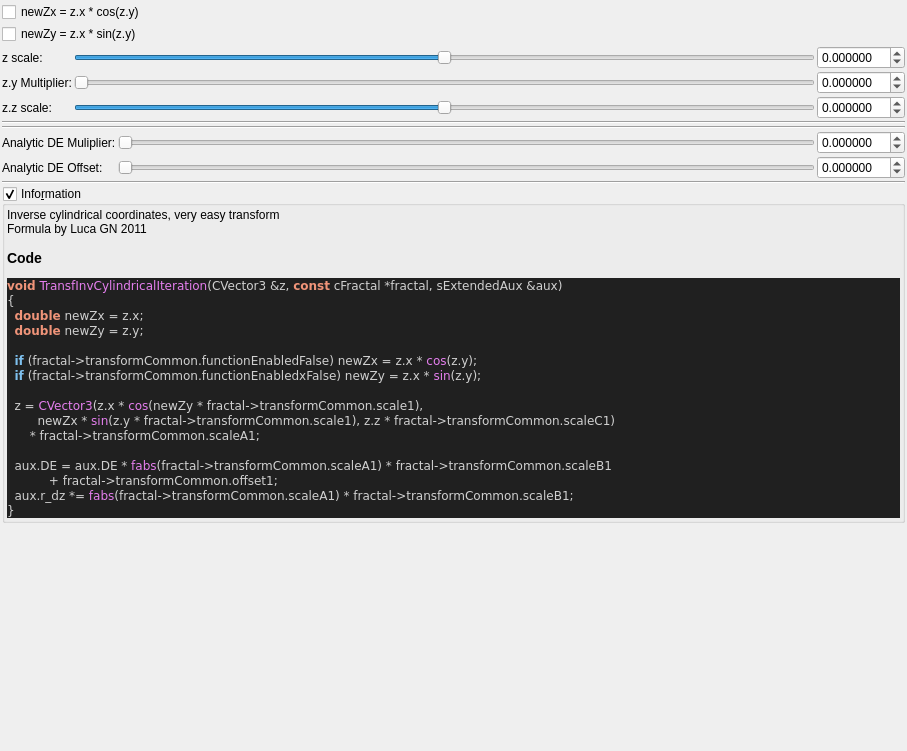
<?xml version="1.0" encoding="UTF-8"?>
<ui version="4.0">
 <class>transf_inv_cylindrical</class>
 <widget class="QWidget" name="Form">
  <property name="geometry">
   <rect>
    <x>0</x>
    <y>0</y>
    <width>907</width>
    <height>751</height>
   </rect>
  </property>
  <property name="windowTitle">
   <string notr="true">transf_inv_cylindrical</string>
  </property>
  <layout class="QVBoxLayout" name="verticalLayout">
   <property name="spacing">
    <number>2</number>
   </property>
   <property name="leftMargin">
    <number>2</number>
   </property>
   <property name="topMargin">
    <number>2</number>
   </property>
   <property name="rightMargin">
    <number>2</number>
   </property>
   <property name="bottomMargin">
    <number>2</number>
   </property>
   <item>
    <layout class="QGridLayout" name="gridLayout_44">
     <property name="spacing">
      <number>2</number>
     </property>
     <item row="6" column="0" colspan="3">
      <widget class="Line" name="line_33">
       <property name="orientation">
        <enum>Qt::Horizontal</enum>
       </property>
      </widget>
     </item>
     <item row="2" column="0">
      <widget class="QLabel" name="label_112">
       <property name="text">
        <string>z scale:</string>
       </property>
      </widget>
     </item>
     <item row="1" column="0" colspan="2">
      <widget class="QCheckBox" name="checkBox_transf_function_enabledx_false">
       <property name="text">
        <string notr="true">newZy = z.x * sin(z.y)</string>
       </property>
      </widget>
     </item>
     <item row="0" column="0" colspan="2">
      <widget class="QCheckBox" name="checkBox_transf_function_enabled_false">
       <property name="text">
        <string notr="true">newZx = z.x * cos(z.y)</string>
       </property>
      </widget>
     </item>
     <item row="2" column="1">
      <widget class="QSlider" name="slider_transf_scaleA_1">
       <property name="sizePolicy">
        <sizepolicy hsizetype="Expanding" vsizetype="Maximum">
         <horstretch>0</horstretch>
         <verstretch>0</verstretch>
        </sizepolicy>
       </property>
       <property name="minimum">
        <number>-10000000</number>
       </property>
       <property name="maximum">
        <number>10000000</number>
       </property>
       <property name="value">
        <number>0</number>
       </property>
       <property name="sliderPosition">
        <number>0</number>
       </property>
       <property name="orientation">
        <enum>Qt::Horizontal</enum>
       </property>
      </widget>
     </item>
     <item row="3" column="0">
      <widget class="QLabel" name="label_113">
       <property name="text">
        <string>z.y Multiplier:</string>
       </property>
      </widget>
     </item>
     <item row="3" column="1">
      <widget class="QSlider" name="slider_transf_scale_1">
       <property name="sizePolicy">
        <sizepolicy hsizetype="Expanding" vsizetype="Maximum">
         <horstretch>0</horstretch>
         <verstretch>0</verstretch>
        </sizepolicy>
       </property>
       <property name="minimum">
        <number>0</number>
       </property>
       <property name="maximum">
        <number>1000000</number>
       </property>
       <property name="value">
        <number>0</number>
       </property>
       <property name="sliderPosition">
        <number>0</number>
       </property>
       <property name="orientation">
        <enum>Qt::Horizontal</enum>
       </property>
      </widget>
     </item>
     <item row="2" column="2">
      <widget class="MyDoubleSpinBox" name="spinbox_transf_scaleA_1">
       <property name="sizePolicy">
        <sizepolicy hsizetype="Minimum" vsizetype="Maximum">
         <horstretch>0</horstretch>
         <verstretch>0</verstretch>
        </sizepolicy>
       </property>
       <property name="prefix">
        <string/>
       </property>
       <property name="suffix">
        <string/>
       </property>
       <property name="decimals">
        <number>6</number>
       </property>
       <property name="minimum">
        <double>-99.989999999999995</double>
       </property>
       <property name="maximum">
        <double>99.989999999999995</double>
       </property>
       <property name="singleStep">
        <double>0.100000000000000</double>
       </property>
      </widget>
     </item>
     <item row="5" column="0" colspan="3">
      <widget class="Line" name="line_30">
       <property name="orientation">
        <enum>Qt::Horizontal</enum>
       </property>
      </widget>
     </item>
     <item row="3" column="2">
      <widget class="MyDoubleSpinBox" name="spinbox_transf_scale_1">
       <property name="sizePolicy">
        <sizepolicy hsizetype="Minimum" vsizetype="Maximum">
         <horstretch>0</horstretch>
         <verstretch>0</verstretch>
        </sizepolicy>
       </property>
       <property name="prefix">
        <string/>
       </property>
       <property name="suffix">
        <string/>
       </property>
       <property name="decimals">
        <number>6</number>
       </property>
       <property name="minimum">
        <double>-99.989999999999995</double>
       </property>
       <property name="maximum">
        <double>99.989999999999995</double>
       </property>
       <property name="singleStep">
        <double>0.100000000000000</double>
       </property>
      </widget>
     </item>
     <item row="4" column="0">
      <widget class="QLabel" name="label_114">
       <property name="text">
        <string>z.z scale:</string>
       </property>
      </widget>
     </item>
     <item row="4" column="2">
      <widget class="MyDoubleSpinBox" name="spinbox_transf_scaleC_1">
       <property name="sizePolicy">
        <sizepolicy hsizetype="Minimum" vsizetype="Maximum">
         <horstretch>0</horstretch>
         <verstretch>0</verstretch>
        </sizepolicy>
       </property>
       <property name="prefix">
        <string/>
       </property>
       <property name="suffix">
        <string/>
       </property>
       <property name="decimals">
        <number>6</number>
       </property>
       <property name="minimum">
        <double>-99.989999999999995</double>
       </property>
       <property name="maximum">
        <double>99.989999999999995</double>
       </property>
       <property name="singleStep">
        <double>0.100000000000000</double>
       </property>
      </widget>
     </item>
     <item row="4" column="1">
      <widget class="QSlider" name="slider_transf_scaleC_1">
       <property name="sizePolicy">
        <sizepolicy hsizetype="Expanding" vsizetype="Maximum">
         <horstretch>0</horstretch>
         <verstretch>0</verstretch>
        </sizepolicy>
       </property>
       <property name="minimum">
        <number>-10000000</number>
       </property>
       <property name="maximum">
        <number>10000000</number>
       </property>
       <property name="value">
        <number>0</number>
       </property>
       <property name="sliderPosition">
        <number>0</number>
       </property>
       <property name="orientation">
        <enum>Qt::Horizontal</enum>
       </property>
      </widget>
     </item>
    </layout>
   </item>
   <item>
    <layout class="QGridLayout" name="gridLayout">
     <item row="1" column="0">
      <widget class="QLabel" name="label_105">
       <property name="font">
        <font>
         <weight>50</weight>
         <bold>false</bold>
        </font>
       </property>
       <property name="text">
        <string>Analytic DE Muliplier:</string>
       </property>
      </widget>
     </item>
     <item row="1" column="1">
      <widget class="QSlider" name="slider_transf_scaleB_1">
       <property name="sizePolicy">
        <sizepolicy hsizetype="Expanding" vsizetype="Maximum">
         <horstretch>0</horstretch>
         <verstretch>0</verstretch>
        </sizepolicy>
       </property>
       <property name="minimum">
        <number>0</number>
       </property>
       <property name="maximum">
        <number>2000000</number>
       </property>
       <property name="value">
        <number>0</number>
       </property>
       <property name="sliderPosition">
        <number>0</number>
       </property>
       <property name="orientation">
        <enum>Qt::Horizontal</enum>
       </property>
      </widget>
     </item>
     <item row="1" column="2">
      <widget class="MyDoubleSpinBox" name="spinbox_transf_scaleB_1">
       <property name="sizePolicy">
        <sizepolicy hsizetype="Minimum" vsizetype="Maximum">
         <horstretch>0</horstretch>
         <verstretch>0</verstretch>
        </sizepolicy>
       </property>
       <property name="font">
        <font>
         <weight>50</weight>
         <bold>false</bold>
        </font>
       </property>
       <property name="prefix">
        <string/>
       </property>
       <property name="suffix">
        <string/>
       </property>
       <property name="decimals">
        <number>6</number>
       </property>
       <property name="minimum">
        <double>-99.000000000000000</double>
       </property>
       <property name="maximum">
        <double>99.000000000000000</double>
       </property>
       <property name="singleStep">
        <double>0.100000000000000</double>
       </property>
      </widget>
     </item>
     <item row="2" column="2">
      <widget class="MyDoubleSpinBox" name="spinbox_transf_offset_1">
       <property name="sizePolicy">
        <sizepolicy hsizetype="Minimum" vsizetype="Maximum">
         <horstretch>0</horstretch>
         <verstretch>0</verstretch>
        </sizepolicy>
       </property>
       <property name="font">
        <font>
         <weight>50</weight>
         <bold>false</bold>
        </font>
       </property>
       <property name="prefix">
        <string/>
       </property>
       <property name="suffix">
        <string/>
       </property>
       <property name="decimals">
        <number>6</number>
       </property>
       <property name="minimum">
        <double>-99.000000000000000</double>
       </property>
       <property name="maximum">
        <double>99.000000000000000</double>
       </property>
       <property name="singleStep">
        <double>0.100000000000000</double>
       </property>
      </widget>
     </item>
     <item row="2" column="1">
      <widget class="QSlider" name="slider_transf_offset_1">
       <property name="sizePolicy">
        <sizepolicy hsizetype="Expanding" vsizetype="Maximum">
         <horstretch>0</horstretch>
         <verstretch>0</verstretch>
        </sizepolicy>
       </property>
       <property name="minimum">
        <number>0</number>
       </property>
       <property name="maximum">
        <number>2000000</number>
       </property>
       <property name="value">
        <number>0</number>
       </property>
       <property name="sliderPosition">
        <number>0</number>
       </property>
       <property name="orientation">
        <enum>Qt::Horizontal</enum>
       </property>
      </widget>
     </item>
     <item row="2" column="0">
      <widget class="QLabel" name="label_106">
       <property name="font">
        <font>
         <weight>50</weight>
         <bold>false</bold>
        </font>
       </property>
       <property name="text">
        <string>Analytic DE Offset:</string>
       </property>
      </widget>
     </item>
    </layout>
   </item>
   <item>
    <widget class="Line" name="line_31">
     <property name="orientation">
      <enum>Qt::Horizontal</enum>
     </property>
    </widget>
   </item>
   <item>
    <widget class="MyGroupBox" name="groupCheck_info">
     <property name="title">
      <string>Info&amp;rmation</string>
     </property>
     <property name="flat">
      <bool>false</bool>
     </property>
     <property name="checkable">
      <bool>true</bool>
     </property>
     <layout class="QVBoxLayout" name="verticalLayout_2">
      <property name="spacing">
       <number>2</number>
      </property>
      <property name="leftMargin">
       <number>2</number>
      </property>
      <property name="topMargin">
       <number>2</number>
      </property>
      <property name="rightMargin">
       <number>2</number>
      </property>
      <property name="bottomMargin">
       <number>2</number>
      </property>
      <item>
       <widget class="QLabel" name="label_code_content">
        <property name="text">
         <string notr="true">&lt;p&gt;Inverse cylindrical coordinates, very easy transform&lt;br&gt;Formula by Luca GN 2011&lt;/p&gt;&lt;table&gt;
&lt;/table&gt;
&lt;h3&gt;Code&lt;/h3&gt;
&lt;body style=&quot;background-color:#202020&quot;&gt;
&lt;pre style=&quot;color:#d0d0d0; background-color:#202020;  font-family:'Courier New',monospace;&quot;&gt;&lt;span style=&quot;color:#f09479; font-weight:bold&quot;&gt;void&lt;/span&gt; &lt;span style=&quot;color:#e47eed&quot;&gt;TransfInvCylindricalIteration&lt;/span&gt;&lt;span style=&quot;color:#d0d0d0&quot;&gt;(&lt;/span&gt;CVector3 &lt;span style=&quot;color:#d0d0d0&quot;&gt;&amp;amp;&lt;/span&gt;z&lt;span style=&quot;color:#d0d0d0&quot;&gt;,&lt;/span&gt; &lt;span style=&quot;color:#f09479; font-weight:bold&quot;&gt;const&lt;/span&gt; cFractal &lt;span style=&quot;color:#d0d0d0&quot;&gt;*&lt;/span&gt;fractal&lt;span style=&quot;color:#d0d0d0&quot;&gt;,&lt;/span&gt; sExtendedAux &lt;span style=&quot;color:#d0d0d0&quot;&gt;&amp;amp;&lt;/span&gt;aux&lt;span style=&quot;color:#d0d0d0&quot;&gt;)&lt;/span&gt;
&lt;span style=&quot;color:#d0d0d0&quot;&gt;{&lt;/span&gt;
  &lt;span style=&quot;color:#f09479; font-weight:bold&quot;&gt;double&lt;/span&gt; newZx &lt;span style=&quot;color:#d0d0d0&quot;&gt;=&lt;/span&gt; z&lt;span style=&quot;color:#d0d0d0&quot;&gt;.&lt;/span&gt;x&lt;span style=&quot;color:#d0d0d0&quot;&gt;;&lt;/span&gt;
  &lt;span style=&quot;color:#f09479; font-weight:bold&quot;&gt;double&lt;/span&gt; newZy &lt;span style=&quot;color:#d0d0d0&quot;&gt;=&lt;/span&gt; z&lt;span style=&quot;color:#d0d0d0&quot;&gt;.&lt;/span&gt;y&lt;span style=&quot;color:#d0d0d0&quot;&gt;;&lt;/span&gt;

  &lt;span style=&quot;color:#7ec0ee; font-weight:bold&quot;&gt;if&lt;/span&gt; &lt;span style=&quot;color:#d0d0d0&quot;&gt;(&lt;/span&gt;fractal&lt;span style=&quot;color:#d0d0d0&quot;&gt;-&amp;gt;&lt;/span&gt;transformCommon&lt;span style=&quot;color:#d0d0d0&quot;&gt;.&lt;/span&gt;functionEnabledFalse&lt;span style=&quot;color:#d0d0d0&quot;&gt;)&lt;/span&gt; newZx &lt;span style=&quot;color:#d0d0d0&quot;&gt;=&lt;/span&gt; z&lt;span style=&quot;color:#d0d0d0&quot;&gt;.&lt;/span&gt;x &lt;span style=&quot;color:#d0d0d0&quot;&gt;*&lt;/span&gt; &lt;span style=&quot;color:#e47eed&quot;&gt;cos&lt;/span&gt;&lt;span style=&quot;color:#d0d0d0&quot;&gt;(&lt;/span&gt;z&lt;span style=&quot;color:#d0d0d0&quot;&gt;.&lt;/span&gt;y&lt;span style=&quot;color:#d0d0d0&quot;&gt;);&lt;/span&gt;
  &lt;span style=&quot;color:#7ec0ee; font-weight:bold&quot;&gt;if&lt;/span&gt; &lt;span style=&quot;color:#d0d0d0&quot;&gt;(&lt;/span&gt;fractal&lt;span style=&quot;color:#d0d0d0&quot;&gt;-&amp;gt;&lt;/span&gt;transformCommon&lt;span style=&quot;color:#d0d0d0&quot;&gt;.&lt;/span&gt;functionEnabledxFalse&lt;span style=&quot;color:#d0d0d0&quot;&gt;)&lt;/span&gt; newZy &lt;span style=&quot;color:#d0d0d0&quot;&gt;=&lt;/span&gt; z&lt;span style=&quot;color:#d0d0d0&quot;&gt;.&lt;/span&gt;x &lt;span style=&quot;color:#d0d0d0&quot;&gt;*&lt;/span&gt; &lt;span style=&quot;color:#e47eed&quot;&gt;sin&lt;/span&gt;&lt;span style=&quot;color:#d0d0d0&quot;&gt;(&lt;/span&gt;z&lt;span style=&quot;color:#d0d0d0&quot;&gt;.&lt;/span&gt;y&lt;span style=&quot;color:#d0d0d0&quot;&gt;);&lt;/span&gt;

  z &lt;span style=&quot;color:#d0d0d0&quot;&gt;=&lt;/span&gt; &lt;span style=&quot;color:#e47eed&quot;&gt;CVector3&lt;/span&gt;&lt;span style=&quot;color:#d0d0d0&quot;&gt;(&lt;/span&gt;z&lt;span style=&quot;color:#d0d0d0&quot;&gt;.&lt;/span&gt;x &lt;span style=&quot;color:#d0d0d0&quot;&gt;*&lt;/span&gt; &lt;span style=&quot;color:#e47eed&quot;&gt;cos&lt;/span&gt;&lt;span style=&quot;color:#d0d0d0&quot;&gt;(&lt;/span&gt;newZy &lt;span style=&quot;color:#d0d0d0&quot;&gt;*&lt;/span&gt; fractal&lt;span style=&quot;color:#d0d0d0&quot;&gt;-&amp;gt;&lt;/span&gt;transformCommon&lt;span style=&quot;color:#d0d0d0&quot;&gt;.&lt;/span&gt;scale1&lt;span style=&quot;color:#d0d0d0&quot;&gt;),&lt;/span&gt;
        newZx &lt;span style=&quot;color:#d0d0d0&quot;&gt;*&lt;/span&gt; &lt;span style=&quot;color:#e47eed&quot;&gt;sin&lt;/span&gt;&lt;span style=&quot;color:#d0d0d0&quot;&gt;(&lt;/span&gt;z&lt;span style=&quot;color:#d0d0d0&quot;&gt;.&lt;/span&gt;y &lt;span style=&quot;color:#d0d0d0&quot;&gt;*&lt;/span&gt; fractal&lt;span style=&quot;color:#d0d0d0&quot;&gt;-&amp;gt;&lt;/span&gt;transformCommon&lt;span style=&quot;color:#d0d0d0&quot;&gt;.&lt;/span&gt;scale1&lt;span style=&quot;color:#d0d0d0&quot;&gt;),&lt;/span&gt; z&lt;span style=&quot;color:#d0d0d0&quot;&gt;.&lt;/span&gt;z &lt;span style=&quot;color:#d0d0d0&quot;&gt;*&lt;/span&gt; fractal&lt;span style=&quot;color:#d0d0d0&quot;&gt;-&amp;gt;&lt;/span&gt;transformCommon&lt;span style=&quot;color:#d0d0d0&quot;&gt;.&lt;/span&gt;scaleC1&lt;span style=&quot;color:#d0d0d0&quot;&gt;)&lt;/span&gt;
      &lt;span style=&quot;color:#d0d0d0&quot;&gt;*&lt;/span&gt; fractal&lt;span style=&quot;color:#d0d0d0&quot;&gt;-&amp;gt;&lt;/span&gt;transformCommon&lt;span style=&quot;color:#d0d0d0&quot;&gt;.&lt;/span&gt;scaleA1&lt;span style=&quot;color:#d0d0d0&quot;&gt;;&lt;/span&gt;

  aux&lt;span style=&quot;color:#d0d0d0&quot;&gt;.&lt;/span&gt;DE &lt;span style=&quot;color:#d0d0d0&quot;&gt;=&lt;/span&gt; aux&lt;span style=&quot;color:#d0d0d0&quot;&gt;.&lt;/span&gt;DE &lt;span style=&quot;color:#d0d0d0&quot;&gt;*&lt;/span&gt; &lt;span style=&quot;color:#e47eed&quot;&gt;fabs&lt;/span&gt;&lt;span style=&quot;color:#d0d0d0&quot;&gt;(&lt;/span&gt;fractal&lt;span style=&quot;color:#d0d0d0&quot;&gt;-&amp;gt;&lt;/span&gt;transformCommon&lt;span style=&quot;color:#d0d0d0&quot;&gt;.&lt;/span&gt;scaleA1&lt;span style=&quot;color:#d0d0d0&quot;&gt;) *&lt;/span&gt; fractal&lt;span style=&quot;color:#d0d0d0&quot;&gt;-&amp;gt;&lt;/span&gt;transformCommon&lt;span style=&quot;color:#d0d0d0&quot;&gt;.&lt;/span&gt;scaleB1
           &lt;span style=&quot;color:#d0d0d0&quot;&gt;+&lt;/span&gt; fractal&lt;span style=&quot;color:#d0d0d0&quot;&gt;-&amp;gt;&lt;/span&gt;transformCommon&lt;span style=&quot;color:#d0d0d0&quot;&gt;.&lt;/span&gt;offset1&lt;span style=&quot;color:#d0d0d0&quot;&gt;;&lt;/span&gt;
  aux&lt;span style=&quot;color:#d0d0d0&quot;&gt;.&lt;/span&gt;r_dz &lt;span style=&quot;color:#d0d0d0&quot;&gt;*=&lt;/span&gt; &lt;span style=&quot;color:#e47eed&quot;&gt;fabs&lt;/span&gt;&lt;span style=&quot;color:#d0d0d0&quot;&gt;(&lt;/span&gt;fractal&lt;span style=&quot;color:#d0d0d0&quot;&gt;-&amp;gt;&lt;/span&gt;transformCommon&lt;span style=&quot;color:#d0d0d0&quot;&gt;.&lt;/span&gt;scaleA1&lt;span style=&quot;color:#d0d0d0&quot;&gt;) *&lt;/span&gt; fractal&lt;span style=&quot;color:#d0d0d0&quot;&gt;-&amp;gt;&lt;/span&gt;transformCommon&lt;span style=&quot;color:#d0d0d0&quot;&gt;.&lt;/span&gt;scaleB1&lt;span style=&quot;color:#d0d0d0&quot;&gt;;&lt;/span&gt;
&lt;span style=&quot;color:#d0d0d0&quot;&gt;}&lt;/span&gt;
&lt;/pre&gt;
&lt;/body&gt;</string>
        </property>
        <property name="wordWrap">
         <bool>true</bool>
        </property>
        <property name="openExternalLinks">
         <bool>true</bool>
        </property>
        <property name="textInteractionFlags">
         <set>Qt::LinksAccessibleByMouse|Qt::TextSelectableByMouse</set>
        </property>
       </widget>
      </item>
     </layout>
    </widget>
   </item>
   <item>
    <spacer name="verticalSpacer">
     <property name="orientation">
      <enum>Qt::Vertical</enum>
     </property>
     <property name="sizeHint" stdset="0">
      <size>
       <width>20</width>
       <height>40</height>
      </size>
     </property>
    </spacer>
   </item>
  </layout>
 </widget>
 <customwidgets>
  <customwidget>
   <class>MyDoubleSpinBox</class>
   <extends>QDoubleSpinBox</extends>
   <header>my_double_spin_box.h</header>
  </customwidget>
  <customwidget>
   <class>MyGroupBox</class>
   <extends>QGroupBox</extends>
   <header>my_group_box.h</header>
   <container>1</container>
  </customwidget>
 </customwidgets>
 <tabstops>
  <tabstop>checkBox_transf_function_enabled_false</tabstop>
  <tabstop>checkBox_transf_function_enabledx_false</tabstop>
  <tabstop>slider_transf_scaleA_1</tabstop>
  <tabstop>spinbox_transf_scaleA_1</tabstop>
  <tabstop>slider_transf_scale_1</tabstop>
  <tabstop>spinbox_transf_scale_1</tabstop>
  <tabstop>slider_transf_scaleC_1</tabstop>
  <tabstop>spinbox_transf_scaleC_1</tabstop>
  <tabstop>slider_transf_scaleB_1</tabstop>
  <tabstop>spinbox_transf_scaleB_1</tabstop>
  <tabstop>slider_transf_offset_1</tabstop>
  <tabstop>spinbox_transf_offset_1</tabstop>
  <tabstop>groupCheck_info</tabstop>
 </tabstops>
 <resources/>
 <connections/>
</ui>
